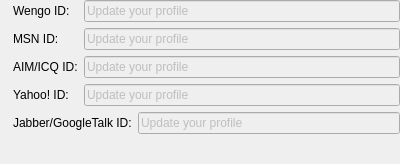
<ui version="4.0" >
 <author></author>
 <comment></comment>
 <exportmacro></exportmacro>
 <class>SimpleIMContactManager</class>
 <widget class="QWidget" name="SimpleIMContactManager" >
  <property name="geometry" >
   <rect>
    <x>0</x>
    <y>0</y>
    <width>400</width>
    <height>164</height>
   </rect>
  </property>
  <layout class="QGridLayout" >
   <property name="margin" >
    <number>0</number>
   </property>
   <property name="spacing" >
    <number>6</number>
   </property>
   <item row="0" column="2" colspan="2" >
    <widget class="QLineEdit" name="wengoLineEdit" >
     <property name="enabled" >
      <bool>false</bool>
     </property>
     <property name="text" >
      <string>Update your profile</string>
     </property>
    </widget>
   </item>
   <item row="3" column="2" colspan="2" >
    <widget class="QLineEdit" name="yahooLineEdit" >
     <property name="enabled" >
      <bool>false</bool>
     </property>
     <property name="text" >
      <string>Update your profile</string>
     </property>
    </widget>
   </item>
   <item row="1" column="2" colspan="2" >
    <widget class="QLineEdit" name="msnLineEdit" >
     <property name="enabled" >
      <bool>false</bool>
     </property>
     <property name="text" >
      <string>Update your profile</string>
     </property>
    </widget>
   </item>
   <item row="2" column="2" colspan="2" >
    <widget class="QLineEdit" name="aimLineEdit" >
     <property name="enabled" >
      <bool>false</bool>
     </property>
     <property name="text" >
      <string>Update your profile</string>
     </property>
    </widget>
   </item>
   <item row="3" column="1" >
    <widget class="QLabel" name="label_5" >
     <property name="text" >
      <string>Yahoo! ID:</string>
     </property>
    </widget>
   </item>
   <item row="2" column="1" >
    <widget class="QLabel" name="label_7" >
     <property name="text" >
      <string>AIM/ICQ ID:</string>
     </property>
    </widget>
   </item>
   <item row="1" column="1" >
    <widget class="QLabel" name="label_4" >
     <property name="text" >
      <string>MSN ID:</string>
     </property>
    </widget>
   </item>
   <item row="0" column="1" >
    <widget class="QLabel" name="label_2" >
     <property name="sizePolicy" >
      <sizepolicy>
       <hsizetype>0</hsizetype>
       <vsizetype>5</vsizetype>
       <horstretch>0</horstretch>
       <verstretch>0</verstretch>
      </sizepolicy>
     </property>
     <property name="text" >
      <string>Wengo ID:</string>
     </property>
    </widget>
   </item>
   <item row="4" column="0" >
    <widget class="QLabel" name="jabberLabel" >
     <property name="pixmap" >
      <pixmap resource="../wengophone.qrc" >:/pics/protocols/jabber_off.png</pixmap>
     </property>
    </widget>
   </item>
   <item row="3" column="0" >
    <widget class="QLabel" name="yahooLabel" >
     <property name="pixmap" >
      <pixmap resource="../wengophone.qrc" >:/pics/protocols/yahoo_off.png</pixmap>
     </property>
    </widget>
   </item>
   <item row="2" column="0" >
    <widget class="QLabel" name="aimLabel" >
     <property name="pixmap" >
      <pixmap resource="../wengophone.qrc" >:/pics/protocols/aim_off.png</pixmap>
     </property>
    </widget>
   </item>
   <item row="1" column="0" >
    <widget class="QLabel" name="msnLabel" >
     <property name="pixmap" >
      <pixmap resource="../wengophone.qrc" >:/pics/protocols/msn_off.png</pixmap>
     </property>
    </widget>
   </item>
   <item row="0" column="0" >
    <widget class="QLabel" name="wengoLabel" >
     <property name="maximumSize" >
      <size>
       <width>22</width>
       <height>22</height>
      </size>
     </property>
     <property name="pixmap" >
      <pixmap resource="../wengophone.qrc" >:/pics/protocols/wengo_off.png</pixmap>
     </property>
    </widget>
   </item>
   <item row="5" column="3" >
    <spacer>
     <property name="orientation" >
      <enum>Qt::Vertical</enum>
     </property>
     <property name="sizeHint" >
      <size>
       <width>21</width>
       <height>41</height>
      </size>
     </property>
    </spacer>
   </item>
   <item row="4" column="1" colspan="2" >
    <widget class="QLabel" name="label_9" >
     <property name="sizePolicy" >
      <sizepolicy>
       <hsizetype>0</hsizetype>
       <vsizetype>5</vsizetype>
       <horstretch>0</horstretch>
       <verstretch>0</verstretch>
      </sizepolicy>
     </property>
     <property name="text" >
      <string>Jabber/GoogleTalk ID:</string>
     </property>
    </widget>
   </item>
   <item row="4" column="3" >
    <widget class="QLineEdit" name="jabberLineEdit" >
     <property name="enabled" >
      <bool>false</bool>
     </property>
     <property name="text" >
      <string>Update your profile</string>
     </property>
    </widget>
   </item>
  </layout>
 </widget>
 <pixmapfunction></pixmapfunction>
 <tabstops>
  <tabstop>wengoLineEdit</tabstop>
  <tabstop>msnLineEdit</tabstop>
  <tabstop>aimLineEdit</tabstop>
  <tabstop>yahooLineEdit</tabstop>
  <tabstop>jabberLineEdit</tabstop>
 </tabstops>
 <resources>
  <include location="../wengophone.qrc" />
 </resources>
 <connections/>
</ui>
